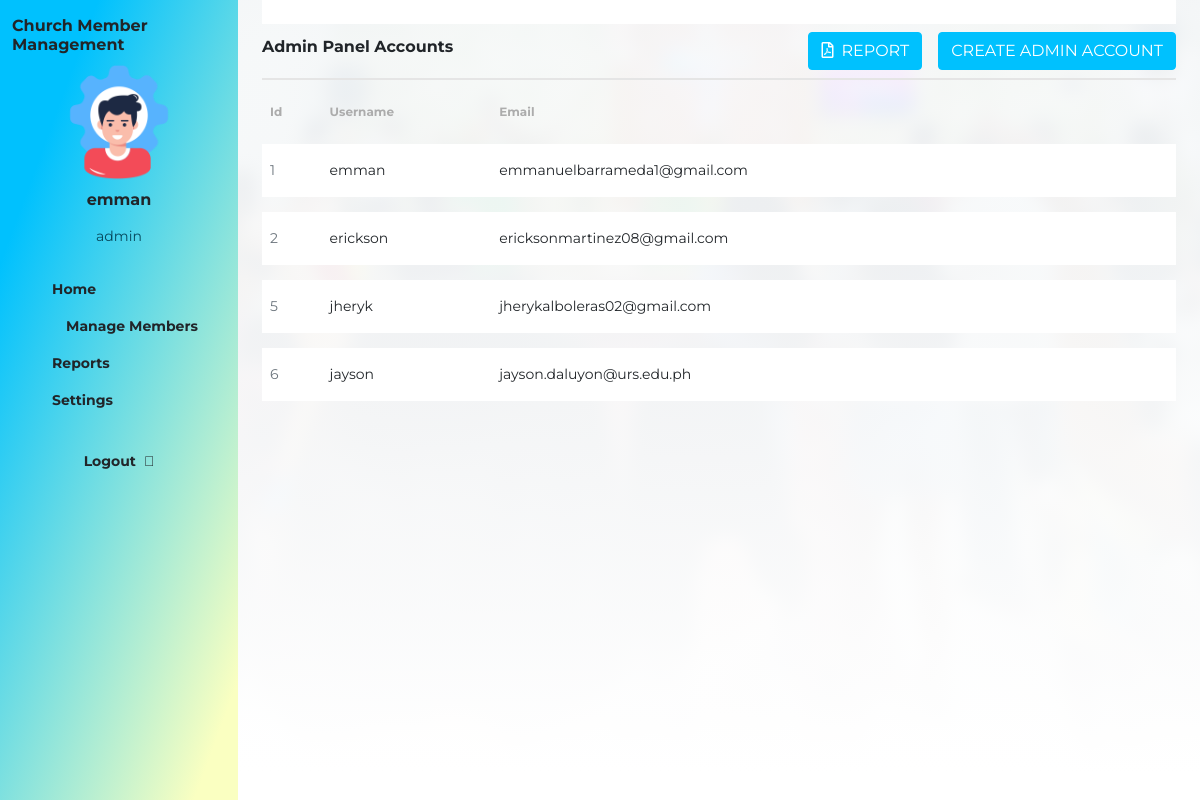
The app's page /contr_sysusers/list_view.php (signed in) with its own data.
### tables this page shows
CREATE TABLE `users` (
  `Id` int(11) NOT NULL,
  `Username` varchar(255) NOT NULL,
  `Email` varchar(255) NOT NULL,
  `Password` varchar(255) NOT NULL,
  `otp` text DEFAULT NULL
);

### contr_sysusers/list_view.php (the view, shortened to what this page needs)
<!DOCTYPE html>
<html lang="en">
<head>
    <link rel="stylesheet" href="../css/bootstrap.css">
    <link rel="stylesheet" href="../css/style.css">
    <link rel="stylesheet" href="https://pro.fontawesome.com/releases/v5.10.0/css/all.css"
 />
</head>
<body class="bg-content">
    <main class="dashboard d-flex">
        <?php
        include "../contr_main/sidebar.php";
        ?>
        <div class="container-fluid background_main_white px-4">
            <?php include "../contr_main/header.php"; ?>
            <div class="member-list-header d-flex justify-content-between align-items-center py-2">
                <div class="title h6 fw-bold">Admin Panel Accounts</div>
                <div class="btn-add d-flex gap-3 align-items-center">
                    <a href="../contr_reports/gen_sysusers_report.php" class="btn btn-primary" target="_blank">
                        <i class="far fa-file-pdf me-2 text-white"></i>REPORT
                    </a>
                    <?php include 'add.php'; ?>
                </div>
            </div>
            <div class="table-responsive">
                <table class="table member_list table-borderless">
                    <thead>
                        <tr class="align-middle">
                            <th>Id</th>
                            <th>Username</th>
                            <th>Email</th>
                        </tr>
                    </thead>
                    <tbody>
                        <?php
                        include '../conn.php';
                        $query = "SELECT * FROM users";
                        $result = mysqli_query($conn, $query);
                        if ($result && mysqli_num_rows($result) > 0) {
                            while ($row = mysqli_fetch_assoc($result)) {
                                ?>
                                <tr class="bg-white align-middle">
                                    <td>
                                        <span class="text-muted">
                                            <?php echo $row['Id']; ?>
                                        </span>
                                    </td>
                                    <td>
                                        <?php echo $row['Username']; ?>
                                    </td>
                                    <td>
                                        <?php echo $row['Email']; ?>
                                    </td>
                                    <td class="d-md-flex gap-3 mt-3">
                                        <?php
                                        if ($_SESSION['name'] === $row['Username']) {
                                            ?>
                                            <a href="update.php?Id=<?php echo $row['Id']; ?>" title="Edit"><i class="far fa-pen"></i></a>
                                            <?php
                                        }
                                        ?>
                                        <a href="remove.php?Id=<?php echo $row['Id']; ?>" title="Delete" class="delete-member" data-id="<?php echo $row['Id']; ?>"><i class="far fa-trash"></i></a>
                                    </td>
                                </tr>
                                <?php
                            }
                        } else {
                            echo "No records found";
                        }
                        ?>
                    </tbody>
                </table>
            </div>
        </div>
    </main>
</body>
</html>

### css/style.css (style rules this page uses)
* { font-family: 'Montserrat', sans-serif; font-style: normal; }
.background_main_white { background: linear-gradient(rgba(248, 250, 252, 0.95) 19.39%, rgba(255, 255, 255, 1) 96.69%), url('../assets/img/cover_blurred.jpeg') center/cover no-repeat; }
.bg-content { background: #F8F8F8; }
.member_list { border-collapse: separate; border-spacing: 0 15px; }
.table th { font-size: 12px; color: #ACACAC; }
table tbody { font-size: 14px; }
.table a { color: #00C1FE; }
.member-list-header { border-bottom: 2px solid #E5E5E5; }
.member-list-header i { color: #00C1FE; }
.btn-primary { background-color: #00C1FE; border-color: #00C1FE; }

### records on screen
users: Id "1", Username "emman", Email "emmanuelbarrameda1@gmail.com"
users: Id "2", Username "erickson", Email "ericksonmartinez08@gmail.com"
users: Id "5", Username "jheryk", Email "jherykalboleras02@gmail.com"
users: Id "6", Username "jayson", Email "jayson.daluyon@urs.edu.ph"

### other values on screen
$_SESSION['name'] "emman"
